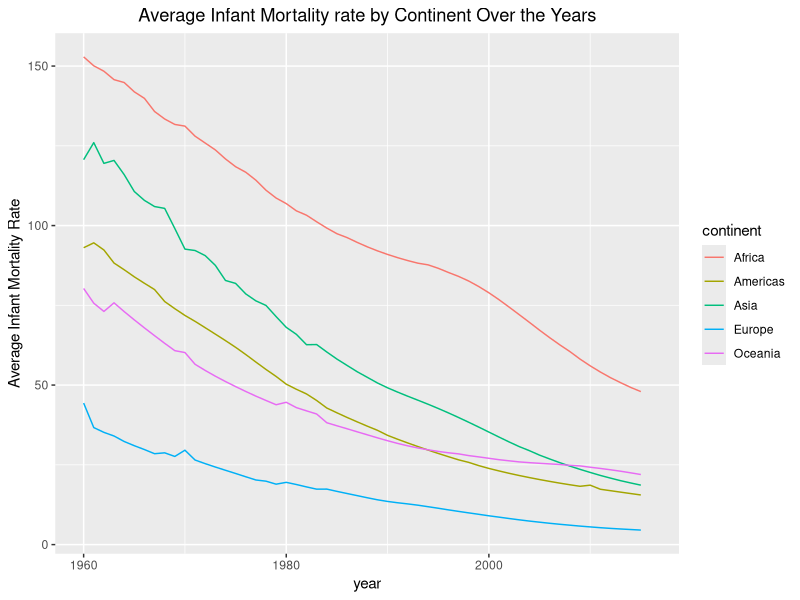
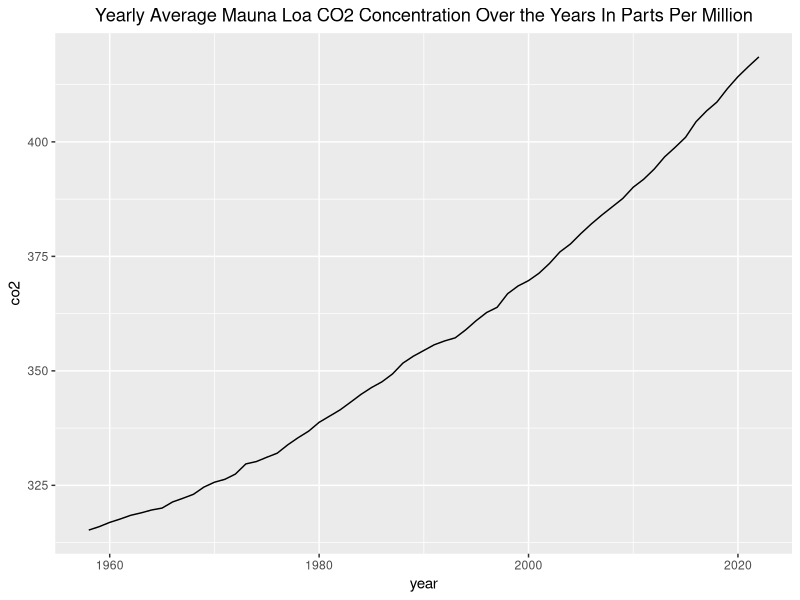

R code for these plots, in order:
## ---- chunk 1
knitr::opts_chunk$set(echo = TRUE)
## ---- chunk 2
library(dplyr)
data(gapminder, package = "dslabs")
d <-data.frame( gapminder %>%
                filter(year ==2015)%>%
                group_by(continent)%>%
                summarise(Average_infant_mortality_rate = mean(infant_mortality, na.rm = TRUE))%>%
                arrange(desc(Average_infant_mortality_rate)))
kbl <- knitr::kable(d, format = "html")
kableExtra::kable_styling(kbl, full_width = FALSE)
## ---- chunk 3
library(dplyr)
library(ggplot2)
d <-data.frame( gapminder %>%
                group_by(continent, year)%>%
                summarise(Average_infant_mortality_rate = mean(infant_mortality, na.rm = TRUE)))
ggplot(d) + 
     ggtitle("Average Infant Mortality rate by Continent Over the Years")+
     theme(plot.title = element_text(hjust = 0.5))+
     geom_line(aes( x = year,
                   y= Average_infant_mortality_rate,
                   group = (continent),
                   color = continent)) +
    ylab("Average Infant Mortality Rate")
              
      
## ---- chunk 4
library(tidyr)
co2_2022 <- read.csv("co2-2022.csv", na.strings = "***")
lco2_2022<- pivot_longer(co2_2022,
                         -year,
                         names_to = "month",
                         values_to = "co2")
Avg_lco2_2022 <- data.frame(lco2_2022 %>% 
                            group_by(year) %>% 
                            summarise(Yearly_average_co2 = mean(co2, na.rm = TRUE)))

ggplot(Avg_lco2_2022) + 
     ggtitle("Yearly Average Mauna Loa CO2 Concentration Over the Years In Parts Per Million")+
     theme(plot.title = element_text(hjust = 0.5))+
     geom_line(aes( x = year,
                   y= Yearly_average_co2)) +
   ylab("co2")
    
